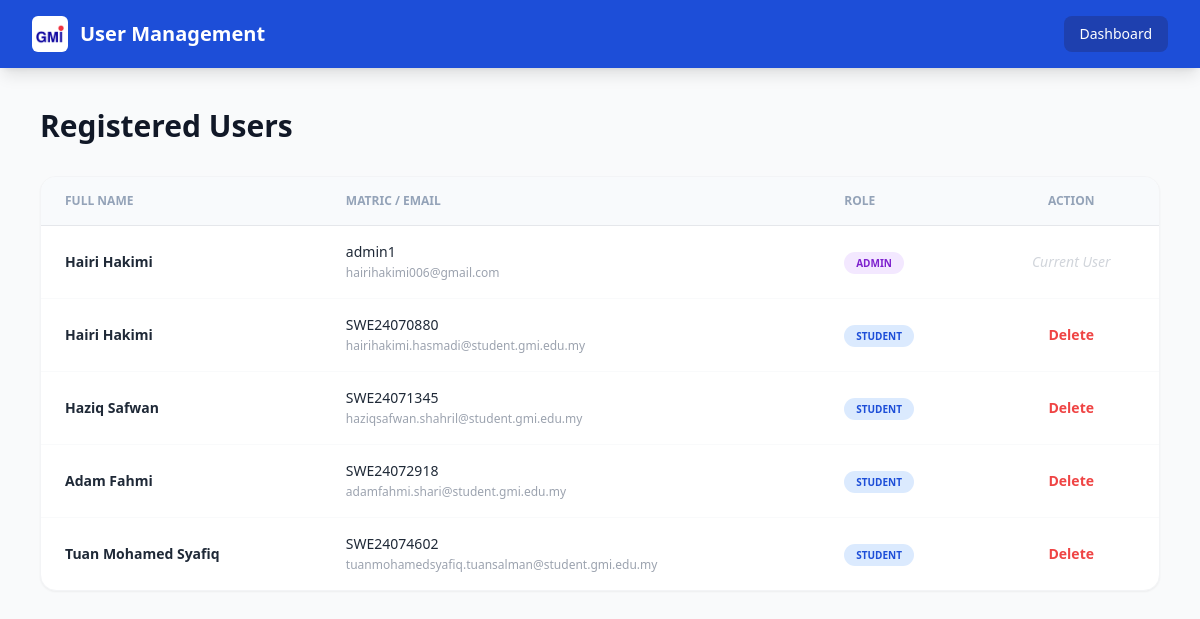
Page /mng_user.php (signed in) on the committed database.
### tables this page shows
CREATE TABLE `system_settings` (
  `setting_key` varchar(100) NOT NULL,
  `setting_value` varchar(255) DEFAULT NULL
);

CREATE TABLE `users` (
  `user_id` int(100) NOT NULL,
  `matric_id` varchar(100) NOT NULL,
  `full_name` varchar(100) NOT NULL,
  `password` varchar(100) NOT NULL,
  `email` varchar(100) NOT NULL,
  `role` varchar(100) NOT NULL,
  `phone_number` varchar(30) NOT NULL,
  `address` varchar(300) NOT NULL
);

### mng_user.php (the view, shortened to what this page needs)
<?php
include 'connectdb.php';
require_once 'system_helpers.php';
mysqli_select_db($dataconn, 'cookie');
?>
<!DOCTYPE html>
<html lang="en">
<head>
    <script src="https://cdn.tailwindcss.com"></script>
    <link rel="stylesheet" href="https://cdnjs.cloudflare.com/ajax/libs/font-awesome/6.4.0/css/all.min.css">
</head>
<body class="bg-gray-50 font-sans antialiased text-gray-800">
    <nav class="bg-blue-700 text-white px-8 py-4 flex justify-between items-center shadow-lg">
        <div class="flex items-center space-x-3">
            <?= spg_brand_logo($dataconn, 'h-9 w-9') ?>
            <span class="font-bold text-xl">User Management</span>
        </div>
        <a href="admin.php" class="text-sm bg-blue-800 px-4 py-2 rounded-lg hover:bg-blue-900 transition">Dashboard</a>
    </nav>
    <main class="max-w-6xl mx-auto px-4 py-10">
        <h2 class="text-3xl font-bold text-gray-900 mb-8">Registered Users</h2>
        <div class="bg-white rounded-2xl shadow-sm border border-gray-100 overflow-hidden">
            <table class="w-full text-left">
                <thead class="bg-slate-50 border-b text-slate-400 text-xs font-bold uppercase">
                    <tr>
                        <th class="px-6 py-4">Full Name</th>
                        <th class="px-6 py-4">Matric / Email</th>
                        <th class="px-6 py-4">Role</th>
                        <th class="px-6 py-4 text-center">Action</th>
                    </tr>
                </thead>
                <tbody class="divide-y divide-gray-50 text-sm">
                    <?php
                    $user_res = mysqli_query($dataconn, "SELECT * FROM users ORDER BY role ASC");
                    while ($user = mysqli_fetch_assoc($user_res)) {
                        $role_color = ($user['role'] === 'admin') ? 'bg-purple-100 text-purple-700' : 'bg-blue-100 text-blue-700';
                        echo "<tr class='hover:bg-slate-50 transition'>";
                        echo "<td class='px-6 py-4 font-bold'>" . htmlspecialchars($user['full_name']) . "</td>";
                        echo "<td class='px-6 py-4'>" . htmlspecialchars($user['matric_id']) . "<br><span class='text-xs text-gray-400'>" . htmlspecialchars($user['email']) . "</span></td>";
                        echo "<td class='px-6 py-4'><span class='px-3 py-1 rounded-full text-[10px] font-black uppercase $role_color'>" . $user['role'] . "</span></td>";
                        echo "<td class='px-6 py-4 text-center'>";
                        if ($user['user_id'] != $_SESSION['user_id']) {
                            echo "<a href='delete_user.php?user_id=" . $user['user_id'] . "'
                                     onclick=\"return confirm('Are you sure you want to delete this user?')\"
                                     class='text-red-500 hover:bg-red-50 px-4 py-2 rounded-lg transition font-bold'>
                                     Delete
                                  </a>";
                        } else {
                            echo "<span class='text-gray-300 italic'>Current User</span>";
                        }
                        echo "</td>";
                        echo "</tr>";
                    }
                    ?>
                </tbody>
            </table>
        </div>
    </main>
</body>
</html>

### system_helpers.php (shortened to what this page needs)
<?php
function spg_column_exists($conn, $table, $column) {
    $table = mysqli_real_escape_string($conn, $table);
    $column = mysqli_real_escape_string($conn, $column);
    $result = mysqli_query($conn, "SHOW COLUMNS FROM `$table` LIKE '$column'");
    return $result && mysqli_num_rows($result) > 0;
}
function spg_ensure_schema($conn) {
    mysqli_query($conn, "CREATE TABLE IF NOT EXISTS system_settings (
        setting_key VARCHAR(100) NOT NULL PRIMARY KEY,
        setting_value VARCHAR(255) NULL
    )");
    mysqli_query($conn, "CREATE TABLE IF NOT EXISTS facility_categories (
        category_id INT NOT NULL AUTO_INCREMENT PRIMARY KEY,
        category_name VARCHAR(50) NOT NULL UNIQUE
    )");
    mysqli_query($conn, "CREATE TABLE IF NOT EXISTS facility_descriptions (
        description_id INT NOT NULL AUTO_INCREMENT PRIMARY KEY,
        facility_id INT NOT NULL UNIQUE,
        description TEXT NULL,
        unique_details TEXT NULL,
        created_at TIMESTAMP DEFAULT CURRENT_TIMESTAMP,
        updated_at TIMESTAMP DEFAULT CURRENT_TIMESTAMP ON UPDATE CURRENT_TIMESTAMP
    )");
    $default_categories = array('Classroom', 'Computer Lab', 'Lecture Hall', 'Meeting Room', 'Auditorium', 'Workshop', 'Laboratory', 'Mini Cinema');
    foreach ($default_categories as $category) {
        $category = mysqli_real_escape_string($conn, $category);
        mysqli_query($conn, "INSERT IGNORE INTO facility_categories (category_name) VALUES ('$category')");
    }
    mysqli_query($conn, "INSERT IGNORE INTO facility_categories (category_name)
        SELECT DISTINCT category FROM facilities WHERE category IS NOT NULL AND category <> ''");
    $facility_columns = array(
        'description' => "ALTER TABLE facilities ADD description TEXT NULL",
        'peripherals' => "ALTER TABLE facilities ADD peripherals TEXT NULL",
        'image_url' => "ALTER TABLE facilities ADD image_url VARCHAR(255) NULL",
        'person_in_charge' => "ALTER TABLE facilities ADD person_in_charge VARCHAR(100) NULL",
        'pic_phone' => "ALTER TABLE facilities ADD pic_phone VARCHAR(30) NULL",
        'pic_details' => "ALTER TABLE facilities ADD pic_details TEXT NULL"
    );
    foreach ($facility_columns as $column => $sql) {
        if (!spg_column_exists($conn, 'facilities', $column)) {
            mysqli_query($conn, $sql);
        }
    }
    mysqli_query($conn, "INSERT INTO facility_descriptions (facility_id, description)
        SELECT facility_id, description
        FROM facilities
        WHERE description IS NOT NULL AND description <> ''
        ON DUPLICATE KEY UPDATE
            description = IF(facility_descriptions.description IS NULL OR facility_descriptions.description = '', VALUES(description), facility_descriptions.description)");
    mysqli_query($conn, "ALTER TABLE facilities MODIFY name VARCHAR(100) NOT NULL");
    mysqli_query($conn, "ALTER TABLE facilities MODIFY location VARCHAR(100) NOT NULL");
    mysqli_query($conn, "ALTER TABLE facilities MODIFY category VARCHAR(50) NOT NULL");
    if (spg_column_exists($conn, 'users', 'phone_number')) {
        mysqli_query($conn, "ALTER TABLE users MODIFY phone_number VARCHAR(30) NOT NULL");
    }
    if (spg_column_exists($conn, 'booking', 'time')) {
        mysqli_query($conn, "ALTER TABLE booking MODIFY time TIME NOT NULL");
    }
    $booking_columns = array(
        'purpose' => "ALTER TABLE booking ADD purpose VARCHAR(255) NULL",
        'emergency_phone' => "ALTER TABLE booking ADD emergency_phone VARCHAR(30) NULL",
        'remarks' => "ALTER TABLE booking ADD remarks TEXT NULL"
    );
    foreach ($booking_columns as $column => $sql) {
        if (!spg_column_exists($conn, 'booking', $column)) {
            mysqli_query($conn, $sql);
        }
    }
}
function spg_get_setting($conn, $key) {
    spg_ensure_schema($conn);
    $key = mysqli_real_escape_string($conn, $key);
    $result = mysqli_query($conn, "SELECT setting_value FROM system_settings WHERE setting_key = '$key' LIMIT 1");
    if ($result && $row = mysqli_fetch_assoc($result)) {
        return $row['setting_value'];
    }
    return '';
}
function spg_brand_logo($conn, $classes = 'h-9 w-9') {
    $logo_url = trim(spg_get_setting($conn, 'gmi_logo_url'));
    if ($logo_url !== '') {
        return "<img src='" . htmlspecialchars($logo_url) . "' alt='GMI Logo' class='" . htmlspecialchars($classes) . " object-contain bg-white rounded-md p-1'>";
    }
    return "<i class='fa-solid fa-building-shield text-xl'></i>";
}
?>

### rows in the picture
system_settings: setting_value (picture)
users: full_name "Hairi Hakimi", matric "admin1", email "hairihakimi006@gmail.com", role "ADMIN", shows "Current User"
users: full_name "Hairi Hakimi", matric "SWE24070880", email "hairihakimi.hasmadi@student.gmi.edu.my", role "STUDENT"
users: full_name "Haziq Safwan", matric "SWE24071345", email "haziqsafwan.shahril@student.gmi.edu.my", role "STUDENT"
users: full_name "Adam Fahmi", matric "SWE24072918", email "adamfahmi.shari@student.gmi.edu.my", role "STUDENT"
users: full_name "Tuan Mohamed Syafiq", matric "SWE24074602", email "tuanmohamedsyafiq.tuansalman@student.gmi.edu.my", role "STUDENT"
